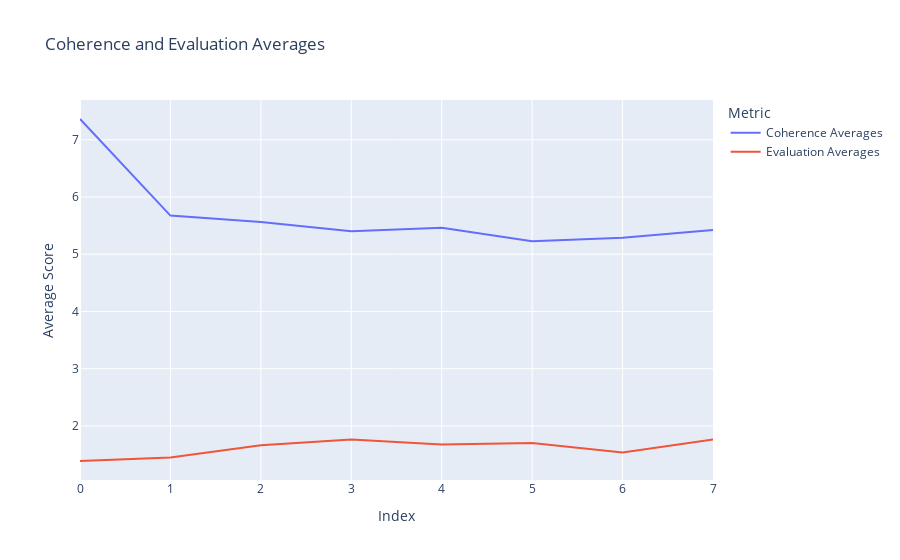

Notebook code cell kept with this figure:
### Code cell
# Create a DataFrame from the data
df = pd.DataFrame({
    'index': range(8),
    'Coherence Averages': coherence_averages,
    'Evaluation Averages': eval_averages
})

# Melt the DataFrame to create a "long" format suitable for plotting
df_melted = df.melt(id_vars=['index'], var_name='Metric', value_name='Score')

# Create the line plot
fig = px.line(df_melted, x='index', y='Score', color='Metric',
              title='Coherence and Evaluation Averages',
              labels={'index': 'Index', 'Score': 'Average Score'},
              line_shape='linear', render_mode='svg')

# Update layout for better readability
fig.update_layout(
    xaxis_title='Index',
    yaxis_title='Average Score',
    legend_title='Metric',
    font=dict(size=12)
)

# Show the plot
fig.show()

### Figure 1 — Plotly figure (JSON) as saved in the notebook; plotly's stock layout.template omitted (floating-point values rounded to 4 significant figures)
{"data": [{"hovertemplate": "Metric=Coherence Averages<br>Index=%{x}<br>Average Score=%{y}<extra></extra>", "legendgroup": "Coherence Averages", "line": {"color": "#636efa", "dash": "solid", "shape": "linear"}, "marker": {"symbol": "circle"}, "mode": "lines", "name": "Coherence Averages", "orientation": "v", "showlegend": true, "type": "scatter", "x": [0, 1, 2, 3, 4, 5, 6, 7], "xaxis": "x", "y": [7.362, 5.675, 5.562, 5.4, 5.463, 5.225, 5.287, 5.425], "yaxis": "y"}, {"hovertemplate": "Metric=Evaluation Averages<br>Index=%{x}<br>Average Score=%{y}<extra></extra>", "legendgroup": "Evaluation Averages", "line": {"color": "#EF553B", "dash": "solid", "shape": "linear"}, "marker": {"symbol": "circle"}, "mode": "lines", "name": "Evaluation Averages", "orientation": "v", "showlegend": true, "type": "scatter", "x": [0, 1, 2, 3, 4, 5, 6, 7], "xaxis": "x", "y": [1.387, 1.45, 1.663, 1.762, 1.675, 1.7, 1.538, 1.762], "yaxis": "y"}], "layout": {"font": {"size": 12}, "legend": {"title": {"text": "Metric"}, "tracegroupgap": 0}, "title": {"text": "Coherence and Evaluation Averages"}, "xaxis": {"anchor": "y", "domain": [0, 1], "title": {"text": "Index"}}, "yaxis": {"anchor": "x", "domain": [0, 1], "title": {"text": "Average Score"}}}}
